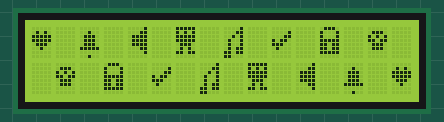
A sketch run on a simulated Arduino Uno, built with avr-gcc and run on an emulated ATmega328P. Parts: 16×2 character LCD.

Above: at 0.2 s.
At 1.1 s:
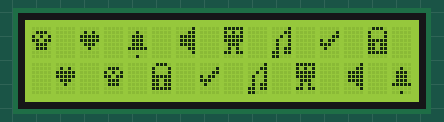
At 2.0 s:
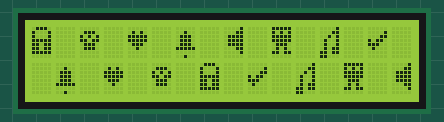
At 2.9 s:
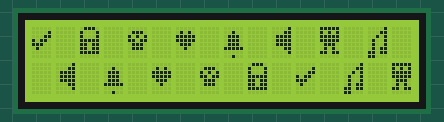
At 3.8 s:
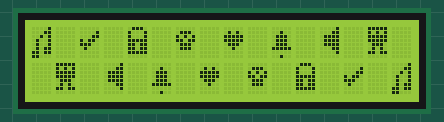
At 5.6 s:
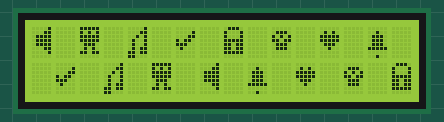

The sketch:

custom_chars.ino.ino
```cpp
#include <LiquidCrystal_I2C.h>

LiquidCrystal_I2C lcd(0x27, 16, 2);
//custom charactor
int i,j;


byte customChars[8][8] = {
   { 0x00,0x0a,0x1f,0x1f,0x0e,0x04,0x00,0x00},    //heart
    { 0x00, 0x04,0x0e,0x0e,0x0e,0x1f,0x00,0x04},   //alert
    { 0x01,0x03,0x0f,0x0f,0x0f,0x03,0x01,0x00},     //cartoon1
    { 0x1f,0x15, 0x1f,0x1f,0x0e,0x0a,0x1b,0x00},    //speaker
    { 0x01, 0x03,0x05,0x09,0x09,0x0b,0x1b,0x18},    //bluetooth
     { 0x00, 0x01,0x03,0x16,0x1c,0x08,0x00,0x00},   //tick
     { 0x0e,0x11,0x11,0x1f,0x1b, 0x1b,0x1f,0x00},   //lock
     { 0x00,0x0e,0x15,0x1b,0x0e,0x0e,0x00,0x00}     //cartoon2
};
// int scrollPosition = 0; // Track scrolling position for circular behavior

void setup() {
  lcd.init();
  lcd.backlight();
  // Create custom characters
  for (int i = 0; i < 8; i++) {
    lcd.createChar(i, customChars[i]);
  }
}

void loop() {

  for(i=0;i<16;i+=2){
        for (j = 0; j < 8; j++) {
      lcd.setCursor(((j*2)+i)%16 , 0);
      lcd.write(byte(j));
      lcd.setCursor(((15-j*2)+i)%16, 1);
      lcd.write(byte(j));


    }


 delay(860);
 lcd.clear();
}}

// void loop() {
//   lcd.clear(); // Clear the entire display at the beginning

//   // Iterate through characters and write them with a shift
//   for (int i = 0; i < 16; i+=2) {
//     int charIndex = (scrollPosition) % 8;  // Circular index for characters
//     lcd.setCursor(i, 0);
//     lcd.write(byte(charIndex));
//   }

//   // // Write characters in reverse order on the second line (optional)
//   // for (int i = 0; i <= 15; i+=2) {
//   //   int charIndex = (scrollPosition + i) % 8;
//   //   lcd.setCursor(15-i, 1);
//   //   lcd.write(byte(charIndex));
//   // }

//   scrollPosition++; // Update scroll position for next iteration
//   scrollPosition %= 8; // Wrap around if scrollPosition reaches 8

//   delay(560); // Adjust delay for desired scroll speed
// }
```

Measured:
- by itself, everything shown: repeats every 7.1 s, in 9 steps
- what the display in image 1 shows lasts 0.9 s, from 1.0 s to 1.9 s
